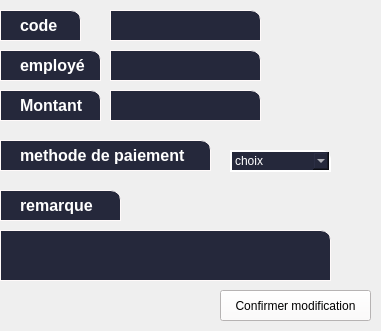
      <widget class="QStackedWidget" name="stackedWidget_2">
       <property name="geometry">
        <rect>
         <x>10</x>
         <y>320</y>
         <width>381</width>
         <height>331</height>
        </rect>
       </property>
       <property name="currentIndex">
        <number>3</number>
       </property>
       <widget class="QWidget" name="page_4"/>
       <widget class="QWidget" name="page_5"/>
       <widget class="QWidget" name="page_6"/>
       <widget class="QWidget" name="page_7">
        <widget class="QLabel" name="label_16">
         <property name="geometry">
          <rect>
           <x>0</x>
           <y>50</y>
           <width>101</width>
           <height>31</height>
          </rect>
         </property>
         <property name="styleSheet">
          <string notr="true">QLabel{

background-color:#25283b;



border:1px solid rgb(255, 250, 250);

color:rgb(255, 255, 255);

padding-left:16px;

border:1px solid rgb(255, 250, 250);

border-top-right-radius:10px;

border-down-right-radius:10px;

}

QLabel:focus{

border: 1px solid rgb(180, 180, 180);

}
</string>
         </property>
         <property name="text">
          <string>&lt;html&gt;&lt;head/&gt;&lt;body&gt;&lt;p&gt;&lt;span style=&quot; font-size:12pt; font-weight:600;&quot;&gt;employé&lt;/span&gt;&lt;/p&gt;&lt;/body&gt;&lt;/html&gt;</string>
         </property>
        </widget>
        <widget class="QLineEdit" name="remarque_encaissement_3">
         <property name="geometry">
          <rect>
           <x>0</x>
           <y>230</y>
           <width>331</width>
           <height>51</height>
          </rect>
         </property>
         <property name="styleSheet">
          <string notr="true">QLineEdit{

background-color:#25283b;



border:1px solid rgb(255, 250, 250);

color:rgb(255, 255, 255);

padding-left:16px;

border:1px solid rgb(255, 250, 250);

border-top-right-radius:10px;

border-down-right-radius:10px;

}

QLineEdit:focus{

border: 1px solid rgb(180, 180, 180);

}</string>
         </property>
        </widget>
        <widget class="QLabel" name="label_18">
         <property name="geometry">
          <rect>
           <x>0</x>
           <y>10</y>
           <width>81</width>
           <height>31</height>
          </rect>
         </property>
         <property name="styleSheet">
          <string notr="true">QLabel{

background-color:#25283b;



border:1px solid rgb(255, 250, 250);

color:rgb(255, 255, 255);

padding-left:16px;

border:1px solid rgb(255, 250, 250);

border-top-right-radius:10px;

border-down-right-radius:10px;

}

QLabel:focus{

border: 1px solid rgb(180, 180, 180);

}</string>
         </property>
         <property name="text">
          <string>&lt;html&gt;&lt;head/&gt;&lt;body&gt;&lt;p&gt;&lt;span style=&quot; font-size:12pt; font-weight:600;&quot;&gt;code&lt;/span&gt;&lt;/p&gt;&lt;/body&gt;&lt;/html&gt;</string>
         </property>
        </widget>
        <widget class="QPushButton" name="pushButton_13">
         <property name="geometry">
          <rect>
           <x>220</x>
           <y>290</y>
           <width>151</width>
           <height>31</height>
          </rect>
         </property>
         <property name="styleSheet">
          <string notr="true">QPushButton{font:10pt &quot;MS Shell Dlg 2&quot;;
background-color:rgb(255,250,250);}
QPushButton:hover:!pressed
{

	 border: 1px solid blue;
background-color: rgb(0, 0, 255);
}



QPushButton:hover::pressed
{

	 border: 1px solid green;
background-color: rgb(0, 255,0);
}</string>
         </property>
         <property name="text">
          <string>Confirmer modification</string>
         </property>
        </widget>
        <widget class="QLineEdit" name="id_em_en_3">
         <property name="enabled">
          <bool>false</bool>
         </property>
         <property name="geometry">
          <rect>
           <x>110</x>
           <y>50</y>
           <width>151</width>
           <height>31</height>
          </rect>
         </property>
         <property name="styleSheet">
          <string notr="true">QLineEdit{

background-color:#25283b;



border:1px solid rgb(255, 250, 250);

color:rgb(255, 255, 255);

padding-left:16px;

border:1px solid rgb(255, 250, 250);

border-top-right-radius:10px;

border-down-right-radius:10px;

}

QLineEdit:focus{

border: 1px solid rgb(180, 180, 180);

}</string>
         </property>
        </widget>
        <widget class="QLineEdit" name="code_encaissement_3">
         <property name="enabled">
          <bool>false</bool>
         </property>
         <property name="geometry">
          <rect>
           <x>110</x>
           <y>10</y>
           <width>151</width>
           <height>31</height>
          </rect>
         </property>
         <property name="styleSheet">
          <string notr="true">QLineEdit{

background-color:#25283b;



border:1px solid rgb(255, 250, 250);

color:rgb(255, 255, 255);

padding-left:16px;

border:1px solid rgb(255, 250, 250);

border-top-right-radius:10px;

border-down-right-radius:10px;

}

QLineEdit:focus{

border: 1px solid rgb(180, 180, 180);

}</string>
         </property>
        </widget>
        <widget class="QLabel" name="label_20">
         <property name="geometry">
          <rect>
           <x>0</x>
           <y>190</y>
           <width>121</width>
           <height>31</height>
          </rect>
         </property>
         <property name="styleSheet">
          <string notr="true">QLabel{

background-color:#25283b;



border:1px solid rgb(255, 250, 250);

color:rgb(255, 255, 255);

padding-left:16px;

border:1px solid rgb(255, 250, 250);

border-top-right-radius:10px;

border-down-right-radius:10px;

}

QLabel:focus{

border: 1px solid rgb(180, 180, 180);

}</string>
         </property>
         <property name="text">
          <string>&lt;html&gt;&lt;head/&gt;&lt;body&gt;&lt;p&gt;&lt;span style=&quot; font-size:12pt; font-weight:600;&quot;&gt;remarque&lt;/span&gt;&lt;/p&gt;&lt;/body&gt;&lt;/html&gt;</string>
         </property>
        </widget>
        <widget class="QLineEdit" name="montant_encaissement_3">
         <property name="geometry">
          <rect>
           <x>110</x>
           <y>90</y>
           <width>151</width>
           <height>31</height>
          </rect>
         </property>
         <property name="styleSheet">
          <string notr="true">QLineEdit{

background-color:#25283b;



border:1px solid rgb(255, 250, 250);

color:rgb(255, 255, 255);

padding-left:16px;

border:1px solid rgb(255, 250, 250);

border-top-right-radius:10px;

border-down-right-radius:10px;

}

QLineEdit:focus{

border: 1px solid rgb(180, 180, 180);

}</string>
         </property>
        </widget>
        <widget class="QLabel" name="label_19">
         <property name="geometry">
          <rect>
           <x>0</x>
           <y>140</y>
           <width>211</width>
           <height>31</height>
          </rect>
         </property>
         <property name="styleSheet">
          <string notr="true">QLabel{

background-color:#25283b;



border:1px solid rgb(255, 250, 250);

color:rgb(255, 255, 255);

padding-left:16px;

border:1px solid rgb(255, 250, 250);

border-top-right-radius:10px;

border-down-right-radius:10px;

}

QLabel:focus{

border: 1px solid rgb(180, 180, 180);

}
</string>
         </property>
         <property name="text">
          <string>&lt;html&gt;&lt;head/&gt;&lt;body&gt;&lt;p&gt;&lt;span style=&quot; font-size:12pt; font-weight:600;&quot;&gt;methode de paiement&lt;/span&gt;&lt;/p&gt;&lt;/body&gt;&lt;/html&gt;</string>
         </property>
        </widget>
        <widget class="QComboBox" name="methode_encaissement_4">
         <property name="geometry">
          <rect>
           <x>230</x>
           <y>150</y>
           <width>101</width>
           <height>22</height>
          </rect>
         </property>
         <property name="styleSheet">
          <string notr="true">QComboBox{
background-color:#25283b;

border:2px solid rgb(255,255,255);
color:rgb(255, 255, 255);
padding-left:16px;
border-top-right-radius:10px;
border-down-right-radius:10px;
padding: 1px 0px 1px 3px;

}
QComboBox:focus{
border: 1px solid rgb(180, 180, 180);
color:rgb(255, 255, 255);

}
QListView
{
  color: white;
}</string>
         </property>
         <item>
          <property name="text">
           <string>choix</string>
          </property>
         </item>
         <item>
          <property name="text">
           <string>virement</string>
          </property>
         </item>
         <item>
          <property name="text">
           <string>cheque</string>
          </property>
         </item>
         <item>
          <property name="text">
           <string>carte bancaire</string>
          </property>
         </item>
         <item>
          <property name="text">
           <string>espece</string>
          </property>
         </item>
        </widget>
        <widget class="QLabel" name="label_17">
         <property name="geometry">
          <rect>
           <x>0</x>
           <y>90</y>
           <width>101</width>
           <height>31</height>
          </rect>
         </property>
         <property name="styleSheet">
          <string notr="true">QLabel{

background-color:#25283b;



border:1px solid rgb(255, 250, 250);

color:rgb(255, 255, 255);

padding-left:16px;

border:1px solid rgb(255, 250, 250);

border-top-right-radius:10px;

border-down-right-radius:10px;

}

QLabel:focus{

border: 1px solid rgb(180, 180, 180);

}</string>
         </property>
         <property name="text">
          <string>&lt;html&gt;&lt;head/&gt;&lt;body&gt;&lt;p&gt;&lt;span style=&quot; font-size:12pt; font-weight:600;&quot;&gt;Montant&lt;/span&gt;&lt;/p&gt;&lt;/body&gt;&lt;/html&gt;</string>
         </property>
        </widget>
       </widget>
      </widget>
